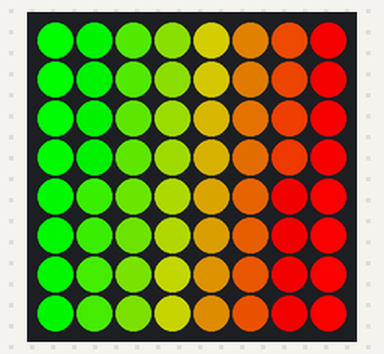
A program run on a simulated Raspberry Pi (BCM pin numbers) with a Sense HAT. On the bench: the Sense HAT's 8×8 RGB LED matrix. At 4.0 s the program stops and its outputs stay as they are.

Above: at 2.1 s.
At 4.1 s:
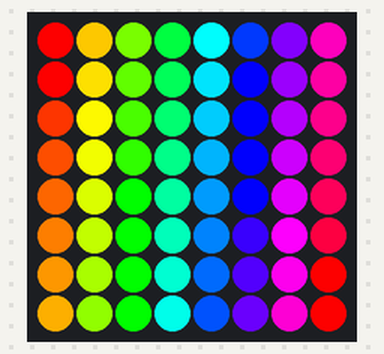

Measured:
- what the display in image 0 shows lasts 2.0 s, from 2.0 s to 4.0 s

The program:

colors.py
```python
#from sense_hat import SenseHat
from sense_emu import SenseHat
import time
import colorsys

# Mögliche Farben sind im RGB-565-Raum (rot 5 Bits, grün 6 Bits, blau 5 Bits).
# Also: Rot- und Blau-Anteil durch 8 teilbar, Grün-Anteil durch 4 teilbar

s = SenseHat()
#s.low_light = True
s.low_light = False

def listColors(f):
    for i in range(1,256,4):
        color = f(i)
        pos = i // 4
        x = pos // 8
        y = pos % 8
        s.set_pixel(x, y, color)

def getColorRed(i):
    return (i, 0, 0)

def getColorYellow(i):
    return (i, i, 0)

def getColorGreen(i):
    return (0, i, 0)

def getColorBlue(i):
    return (0, 0, i)

def getColorViolet(i):
    return (i, 0, i)

def getColorRed2Green(i):
    return (i, 256-i, 0)

def getColorGreen2Blue(i):
    return (0, i, 256-i)

def getColorBlue2Red(i):
    return (256-i, 0, i)


def listColorsRainbow():
    for i in range(1,256,4):
        c = i/256
        col = colorsys.hls_to_rgb(c, 0.5, 1)
        color = (int(col[0]*255), int(col[1]*255), int(col[2]*255))
        pos = i // 4
        x = pos // 8
        y = pos % 8
        #print('(x,y) = ({}/{}), c is {}, color is {}, col2 is {}'.format(x, y, c, col, color))
        s.set_pixel(x, y, color)

    #c = i/256
    return color


s.clear()
time.sleep(2)
#listColors(getColorRed)
listColors(getColorRed2Green)
time.sleep(2)
#listColors(getColorGreen2Blue)
#time.sleep(2)
#listColors(getColorBlue2Red)

#listColors(getColorYellow)
#listColors(getColorGreen)
#listColors(getColorBlue)
#listColors(getColorViolet)

listColorsRainbow()
```
